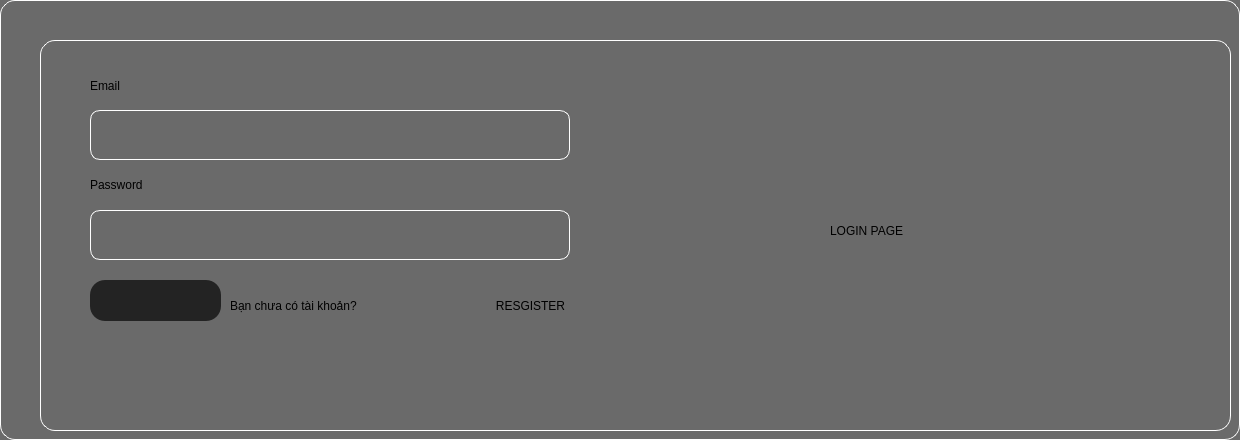
     <widget class="QWidget" name="page_log">
      <property name="styleSheet">
       <string notr="true">background-color:rgb(106, 106, 106);
border: 1px solid white;
border-radius: 15px</string>
      </property>
      <widget class="QWidget" name="widget_99" native="true">
       <property name="geometry">
        <rect>
         <x>40</x>
         <y>40</y>
         <width>1191</width>
         <height>391</height>
        </rect>
       </property>
       <widget class="QLabel" name="label_66">
        <property name="geometry">
         <rect>
          <x>50</x>
          <y>30</y>
          <width>191</width>
          <height>31</height>
         </rect>
        </property>
        <property name="styleSheet">
         <string notr="true">border: 0px;
font: 75 20pt &quot;MS Serif&quot;;
color: rgb(0, 0, 0)</string>
        </property>
        <property name="text">
         <string>Email</string>
        </property>
       </widget>
       <widget class="QLabel" name="label_67">
        <property name="geometry">
         <rect>
          <x>50</x>
          <y>130</y>
          <width>180</width>
          <height>30</height>
         </rect>
        </property>
        <property name="styleSheet">
         <string notr="true">border: 0px;
font: 75 20pt &quot;MS Serif&quot;;
color: rgb(0, 0, 0)</string>
        </property>
        <property name="text">
         <string>Password</string>
        </property>
       </widget>
       <widget class="QLineEdit" name="le_Lg_email">
        <property name="geometry">
         <rect>
          <x>50</x>
          <y>70</y>
          <width>480</width>
          <height>50</height>
         </rect>
        </property>
        <property name="styleSheet">
         <string notr="true">border-radius: 10px;
color: rgb(0, 0, 0);
font: 75 20pt &quot;MS Serif&quot;;</string>
        </property>
       </widget>
       <widget class="QLineEdit" name="le_Lg_password">
        <property name="geometry">
         <rect>
          <x>50</x>
          <y>170</y>
          <width>480</width>
          <height>50</height>
         </rect>
        </property>
        <property name="styleSheet">
         <string notr="true">border-radius: 10px;
color: rgb(0, 0, 0);
font: 75 20pt &quot;MS Serif&quot;;</string>
        </property>
       </widget>
       <widget class="QPushButton" name="bt_log">
        <property name="geometry">
         <rect>
          <x>50</x>
          <y>240</y>
          <width>131</width>
          <height>41</height>
         </rect>
        </property>
        <property name="styleSheet">
         <string notr="true">color: rgb(0, 0, 0);
border: 0px;
font: 75 20pt &quot;MS Serif&quot;;
background-color: rgb(35, 35, 35)</string>
        </property>
        <property name="text">
         <string/>
        </property>
        <property name="icon">
         <iconset>
          <normaloff>icon/11.png</normaloff>icon/11.png</iconset>
        </property>
        <property name="iconSize">
         <size>
          <width>300</width>
          <height>300</height>
         </size>
        </property>
       </widget>
       <widget class="QLabel" name="label_70">
        <property name="geometry">
         <rect>
          <x>790</x>
          <y>160</y>
          <width>251</width>
          <height>61</height>
         </rect>
        </property>
        <property name="styleSheet">
         <string notr="true">border: 0px;
font: 75 50pt &quot;MS Serif&quot;;
color: rgb(0, 0, 0)</string>
        </property>
        <property name="text">
         <string>LOGIN PAGE</string>
        </property>
       </widget>
       <widget class="QPushButton" name="bt_res1">
        <property name="geometry">
         <rect>
          <x>425</x>
          <y>255</y>
          <width>131</width>
          <height>21</height>
         </rect>
        </property>
        <property name="cursor">
         <cursorShape>PointingHandCursor</cursorShape>
        </property>
        <property name="styleSheet">
         <string notr="true">border: 0;
border-radius: 10px solid 0;
font: 75 italic 12pt &quot;MS Serif&quot;;
BACKGROUND:0 </string>
        </property>
        <property name="text">
         <string>RESGISTER</string>
        </property>
       </widget>
       <widget class="QLabel" name="label_68">
        <property name="geometry">
         <rect>
          <x>190</x>
          <y>250</y>
          <width>251</width>
          <height>31</height>
         </rect>
        </property>
        <property name="styleSheet">
         <string notr="true">border: 0px;
font: 75 10pt &quot;Arial&quot;;
color: rgb(0, 0, 0);
background-color: 0;</string>
        </property>
        <property name="text">
         <string>Bạn chưa có tài khoản?</string>
        </property>
       </widget>
      </widget>
     </widget>
